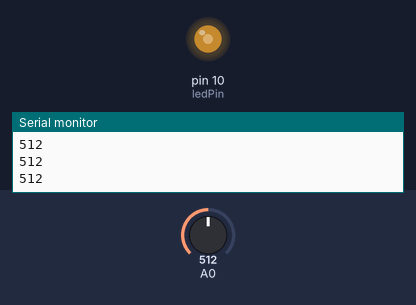
A sketch run on a simulated Arduino Uno, built with avr-gcc and run on an emulated ATmega328P. On the bench: output pins drawn as LEDs (lit = HIGH), the last lines printed to the serial monitor. The inputs (shaded band) are chosen by the test bench; at power-on: A0 = 512.

Above: at 1.2 s.
1.3 s: A0 set to 716
At 1.9 s:
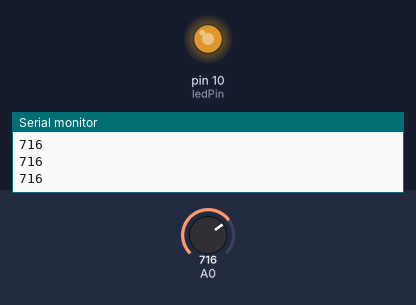
2.8 s: A0 set to 900
At 3.2 s:
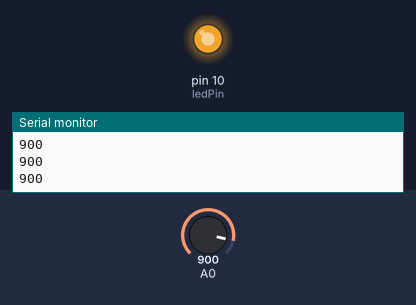
4.3 s: A0 set to 122
At 5.4 s:
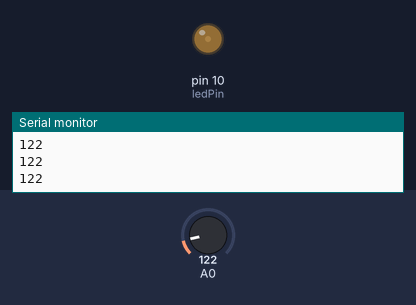
5.8 s: A0 set to 0
At 6.6 s:
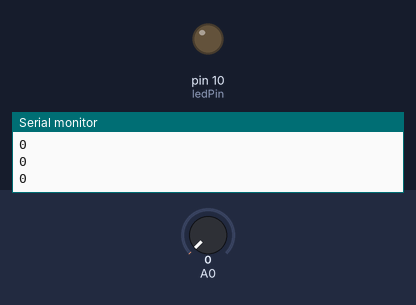
7.3 s: A0 set to 511
At 7.7 s:
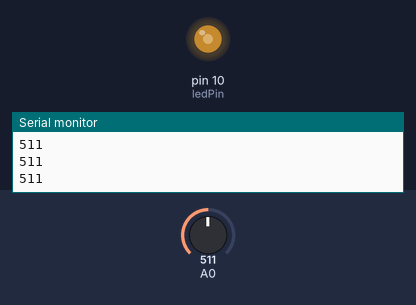
Timing chart, 0 to 9.8 s (numbered marks = the images above; inputs shaded):
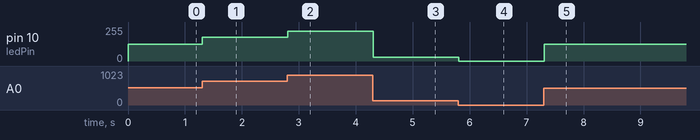

The sketch:

S1_Potentiometer_PWM_Control.ino
```cpp
/*
 * Code author: Sahas Poyekar
 * This code was used in the demo showing how a
 * potentiometer can be used to control the
 * PWM signal sent by an Arduino board
 *
 * To see the code being demonstrated, watch
 * session 1 of the workshop series here:
 * https://www.youtube.com/watch?v=7tQ5AFlFzKk&list=PLfmzHX29KVv_cbdHYJD3cuvoo_Valq8us&index=2
 */

int ledPin = 10;
int readVal = 0;
int ledVal = 0;
void setup()
{
  pinMode(ledPin, OUTPUT);
  Serial.begin(9600);
}
void loop()
{
  readVal = analogRead(A0);
  ledVal = map(readVal, 0, 1024, 0, 255);
  Serial.println(readVal);
  analogWrite(ledPin, ledVal);
}
```

Measured:
- after the input at 1.3 s, pin 10 (ledPin): 127/255 → 178/255 at once
- after the input at 2.8 s, pin 10 (ledPin): 178/255 → 224/255 at once
- after the input at 4.3 s, pin 10 (ledPin): 224/255 → 30/255 at once
- after the input at 5.8 s, pin 10 (ledPin): 30/255 → 0/255 at once
- after the input at 7.3 s, pin 10 (ledPin): 0/255 → 127/255 at once
